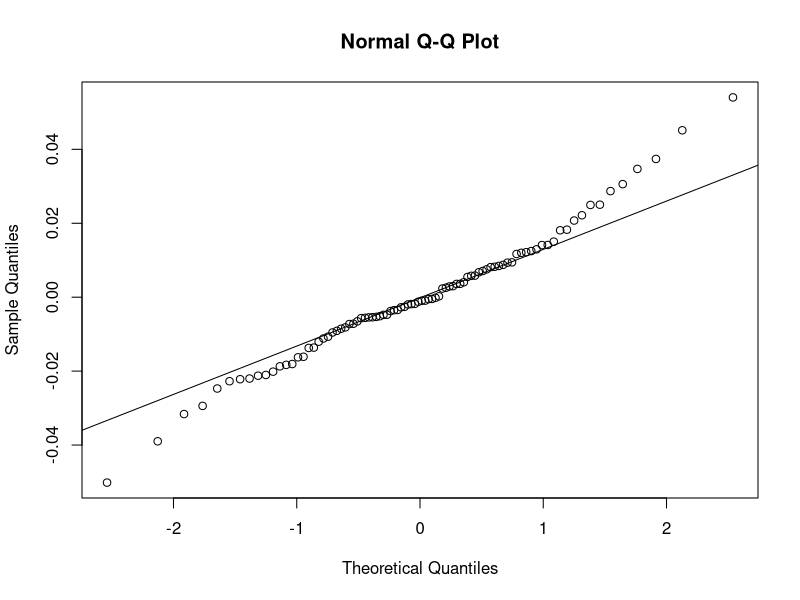
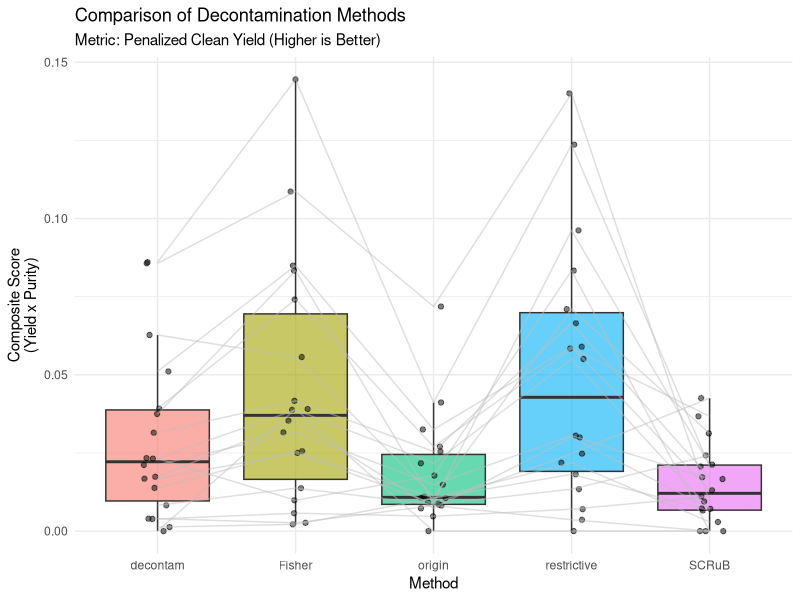

Source code (R) for these figures, in order:
#############################################
###------  Linear Mixed Model with Fixed and random effect ------------
## Fixed: Decontamination method
## Radom: SampleID
# Load necessary libraries
library(tidyverse)  # Data manipulation and plotting
library(lme4)       # Linear Mixed Models (for repeated measures)
library(lmerTest)   # P-values for Mixed Models
library(emmeans)    # Pairwise comparisons

# ==========================================
# 1. DATA PREPARATION
# ==========================================
# --- Load data
df_origin <- read.table("results/Chap3/survey_overlap_NCT/df_origin_concat.tsv", header = T, sep = "\t", check.names = F) %>% 
  mutate(Method = "origin")
df_decontam <- read.table("results/Chap3/survey_overlap_NCT/df_decontam_concat.tsv", header = T, sep = "\t", check.names = F) %>% 
  mutate(Method = "decontam")
df_Fisher <- read.table("results/Chap3/survey_overlap_NCT/df_Fisher_concat.tsv", header = T, sep = "\t", check.names = F) %>% 
  mutate(Method = "Fisher")
df_restrictive <- read.table("results/Chap3/survey_overlap_NCT/df_restrictive_concat.tsv", header = T, sep = "\t", check.names = F) %>% 
  mutate(Method = "restrictive")
df_SCRuB <- read.table("results/Chap3/survey_overlap_NCT/df_SCRuB_concat.tsv", header = T, sep = "\t", check.names = F) %>% 
  mutate(Method = "SCRuB")

df_all <- rbind(df_origin, df_decontam, df_Fisher, df_restrictive, df_SCRuB)
## save table for later usage
write.table(df_all, "results/Chap3/survey_overlap_NCT/df_all_concat.tsv", sep = "\t", col.names = T, row.names = F, quote = F)

# --- Generate Dummy Data (Replace this block with your actual data loading) ---
# set.seed(42)
# samples <- 18
# method_list <- c("Method_X", "Method_Y", "Method_Z")
# 
# data_sim <- expand.grid(SampleID = factor(1:samples), Method = method_list) %>%
#   mutate(
#     # Column A: Original Total Species (Baseline richness varies by sample)
#     Col_A_Original = rep(rpois(samples, lambda = 500), times = length(method_list)),
#     
#     # Column B: Species Kept (Varies by method aggressiveness)
#     Col_B_Kept = case_when(
#       Method == "Method_X" ~ floor(Col_A_Original * 0.95), # Keeps almost everything
#       Method == "Method_Y" ~ floor(Col_A_Original * 0.60), # Aggressive cleaning
#       Method == "Method_Z" ~ floor(Col_A_Original * 0.85)  # Balanced
#     ),
#     
#     # Column C: Overlap with Contaminants (The "Noise")
#     Col_C_Contam = case_when(
#       Method == "Method_X" ~ floor(Col_B_Kept * 0.15), # High contamination left
#       Method == "Method_Y" ~ floor(Col_B_Kept * 0.01), # Very clean, but lost data in B
#       Method == "Method_Z" ~ floor(Col_B_Kept * 0.02)  # Low contamination
#     )
#   )
# ---------------------------------------------------------------------------

# ==========================================
# 2. CALCULATE THE SINGLE METRIC
# ==========================================

# We handle potential division by zero if a method removes ALL species (B=0)
df_analysis <- df_all %>%
  select(SampleID, Method, observed, B = NumPrev_Abd, C = NumInNCT_both) %>% 
  mutate(
    # 1. Calculate "Clean Species" count
    Clean_Count = B - C,
    
    # 2. Calculate Yield: (Clean Species / Original Total)
    Yield = Clean_Count / observed,
    
    # 3. Calculate Purity: (Clean Species / Total Kept)
    # If Col_B_Kept is 0, Purity is 0
    Purity = ifelse(B > 0, Clean_Count / B, 0),
    
    # 4. COMPOSITE METRIC: Penalized Clean Yield
    # This rewards keeping good data AND having a clean final table
    Composite_Score = Yield * Purity
  )

# Inspect the calculated metric
head(df_analysis)

# ==========================================
# 3. VISUALIZATION
# ==========================================

plt <- ggplot(df_analysis, aes(x = Method, y = Composite_Score, fill = Method)) +
  geom_boxplot(alpha = 0.6, outlier.shape = NA) +
  geom_point(position = position_jitter(width = 0.1), alpha = 0.5) +
  # Connect lines for the same sample to show paired changes
  geom_line(aes(group = SampleID), color = "gray", alpha = 0.5) +
  theme_minimal() +
  labs(
    title = "Comparison of Decontamination Methods",
    subtitle = "Metric: Penalized Clean Yield (Higher is Better)",
    y = "Composite Score\n(Yield x Purity)"
  ) +
  theme(legend.position = "none")
ggsave("results/Chap3/img/Both_compare.png", plt)
# ==========================================
# 4. STATISTICAL MODELING (Linear Mixed Model)
# ==========================================

# Why LMM? 
# 1. Fixed Effect: 'Method' (What we want to compare)
# 2. Random Effect: 'SampleID' (Accounting for biological variation between samples)
model <- lmer(Composite_Score ~ Method + (1|SampleID), data = df_analysis)

# Check assumptions (Residuals should be roughly normal)
qqnorm(resid(model))
qqline(resid(model))

# Print ANOVA table
cat("\n=== ANOVA Table ===\n")
print(anova(model))

# ==========================================
# 5. POST-HOC COMPARISONS
# ==========================================

# Perform pairwise comparisons with Tukey adjustment for multiple testing
emm <- emmeans(model, specs = pairwise ~ Method)

cat("\n=== Pairwise Differences ===\n")
print(emm$contrasts)

# Interpretation Helper
emm_df <- as.data.frame(emm$emmeans)
best_method <- emm_df %>% arrange(desc(emmean)) %>% slice(1) %>% pull(Method)
cat(paste("\nBased on the model, the method performing best (highest mean score) is:", best_method, "\n"))
